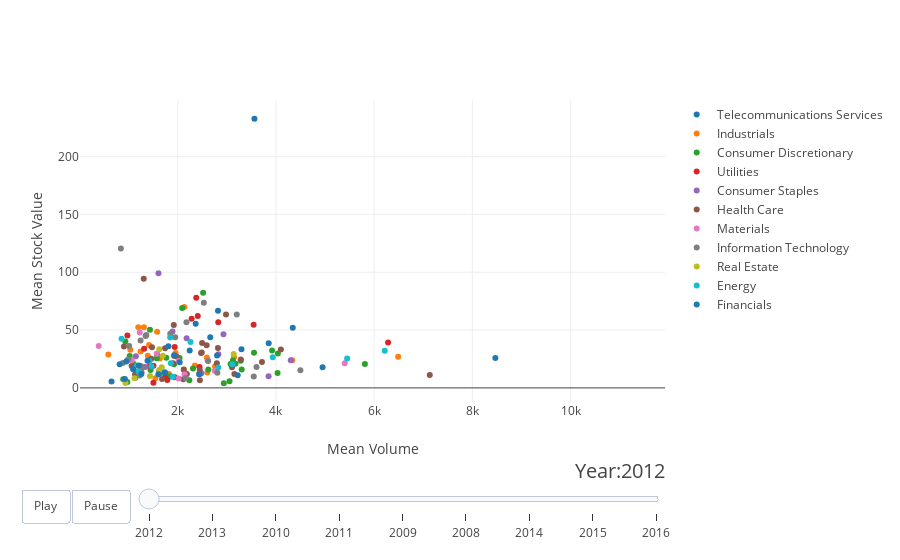

Notebook code for this chart:
### Code cell
from plotly.offline import init_notebook_mode, iplot
from IPython.display import display, HTML
init_notebook_mode(connected=True)
from plotly.grid_objs import Grid, Column
from plotly.tools import FigureFactory as FF 


#make figure 
figure = {
    'data': [],
    'layout': {},
    'frames': [],
    'config': {'scrollzoom': True}
}

#fill layout
figure['layout']['xaxis']={'title':'Sqrt(Mean Volume)','range':[min(SP['mean_volume']),max(SP['mean_volume'])] }
figure['layout']['yaxis'] = {'title': 'Mean Stock Value'}
figure['layout']['hovermode'] = 'closest'

#Slider information
figure['layout']['slider'] = {
    'args': [
        'slider.value', {
            'duration': 400,
            'ease': 'cubic-in-out'
        }
    ],
    'initialValue': '2008',
    'plotlycommand': 'animate',
    'values': years,
    'visible': True
}
figure['layout']['updatemenus'] = [
    {
        'buttons': [
            {
                'args': [None, {'frame': {'duration': 500, 'redraw': False},
                         'fromcurrent': True, 'transition': {'duration': 300, 'easing': 'quadratic-in-out'}}],
                'label': 'Play',
                'method': 'animate'
            },
            {
                'args': [[None], {'frame': {'duration': 0, 'redraw': False}, 'mode': 'immediate',
                'transition': {'duration': 0}}],
                'label': 'Pause',
                'method': 'animate'
            }
        ],
        'direction': 'left',
        'pad': {'r': 10, 't': 87},
        'showactive': False,
        'type': 'buttons',
        'x': 0.1,
        'xanchor': 'right',
        'y': 0,
        'yanchor': 'top'
    }
]

# determine where on the plot the slider will appear.
sliders_dict = {
    'active': 0,
    'yanchor': 'top',
    'xanchor': 'left',
    'currentvalue': {
        'font': {'size': 20},
        'prefix': 'Year:',
        'visible': True,
        'xanchor': 'right'
    },
    'transition': {'duration': 300, 'easing': 'cubic-in-out'},
    'pad': {'b': 10, 't': 50},
    'len': 0.9,
    'x': 0.1,
    'y': 0,
    'steps': []
}

#make data
year = '2008'
for sector in sectors:
    dataset_by_year = SP[SP["years"]==year]
    dataset_by_year_and_sector = dataset_by_year[dataset_by_year['sector']==sector]
        
    data_dict = {
            'x':list(dataset_by_year_and_sector['mean_volume']),
            'y': list(dataset_by_year_and_sector['stock_price']),
            'text': list(dataset_by_year_and_sector['company']), #this should be stock name 
            'mode':'markers',
            'marker': {
                'sizemode': 'area',
                'sizeref': 200000,
            },
            'name': sector
        }
        
    figure['data'].append(data_dict)

    
# make frames

for year in years:
    frame = {'data': [], 'name': str(year)}
    for sector in sectors:
        dataset_by_year = SP[SP['years']==year]
        dataset_by_year_and_sector = dataset_by_year[dataset_by_year['sector']==sector]
        
        data_dict = {
            'x':list(dataset_by_year_and_sector['mean_volume']),
            'y': list(dataset_by_year_and_sector['stock_price']),
            'mode': 'markers',
            'text': list(dataset_by_year_and_sector['company']),  
            'marker': {
                'sizemode': 'area',
                'sizeref': 200000,
            },
            'name': sector
        }
        frame['data'].append(data_dict)
        
    figure['frames'].append(frame)
    slider_step = {'args': [
        [year],
        {'frame': {'duration': 500, 'redraw': False},
         'mode': 'immediate',
       'transition': {'duration': 500}}
     ],
     'label': year,
     'method': 'animate'}
    sliders_dict['steps'].append(slider_step)

    
figure['layout']['sliders'] = [sliders_dict]
iplot(figure, validate=False)

### Figure 1 — Plotly figure (JSON) as saved in the notebook; plotly's stock layout.template omitted (floating-point values rounded to 4 significant figures)
{"data": [{"marker": {"sizemode": "area", "sizeref": 200000}, "mode": "markers", "name": "Telecommunications Services", "text": ["AYI", "CLX", "GOOGL", "LKQ"], "x": [3853.0, 2663.0, 3562.0, 1139.0], "y": [38.69, 43.84, 232.7, 8.861]}, {"marker": {"sizemode": "area", "sizeref": 200000}, "mode": "markers", "name": "Industrials", "text": ["AMZN", "COO", "DHR", "DIS", "ED", "EXPE", "GIS", "HSIC", "IFF", "INCY", "LNT", "NKE", "ORLY", "PXD", "ROK", "ROP", "SPGI", "STZ", "TSO", "UNH", "URI"], "x": [2136.0, 1244.0, 3147.0, 2594.0, 1392.0, 1638.0, 4332.0, 1198.0, 1036.0, 1546.0, 1824.0, 2605.0, 6489.0, 1582.0, 1418.0, 1312.0, 1956.0, 2760.0, 2351.0, 587.4, 2126.0], "y": [69.88, 31.39, 26.54, 26.31, 27.74, 25.35, 23.8, 52.48, 32.95, 8.4, 11.94, 13.27, 26.86, 48.53, 37.01, 52.45, 30.11, 18.51, 19.33, 28.9, 15.79]}, {"marker": {"sizemode": "area", "sizeref": 200000}, "mode": "markers", "name": "Consumer Discretionary", "text": ["ACN", "ALK", "BMY", "CMG", "CNC", "CTXS", "DISCK", "DVA", "GILD", "GPC", "GPN", "GWW", "HBI", "HD", "LEN", "LRCX", "MCHP", "MCO", "MO", "NFLX", "ROST", "SRE", "TMO", "TSN", "TWX", "TXN", "UAL", "UHS", "ULTA", "V", "VRTX", "WEC", "XEL", "YUM"], "x": [4039.0, 975.5, 1448.0, 2518.0, 1853.0, 3283.0, 2236.0, 1768.0, 3125.0, 3554.0, 1107.0, 2091.0, 3055.0, 1926.0, 1658.0, 3922.0, 3177.0, 1581.0, 4033.0, 2940.0, 890.7, 934.6, 1436.0, 1751.0, 1023.0, 3076.0, 3303.0, 1573.0, 1138.0, 2624.0, 2039.0, 2311.0, 1186.0, 5812.0], "y": [29.8, 5.114, 15.55, 82.22, 9.845, 23.54, 6.504, 26.04, 23.75, 30.4, 20.68, 69.16, 5.72, 20.38, 12.91, 32.31, 20.96, 29.08, 12.88, 4.095, 7.386, 40.11, 50.33, 12.41, 27.52, 20.59, 15.96, 25.56, 12.01, 15.81, 25.93, 16.78, 14.02, 20.75]}, {"marker": {"sizemode": "area", "sizeref": 200000}, "mode": "markers", "name": "Utilities", "text": ["ADBE", "AMGN", "DAL", "ECL", "EL", "ESS", "FRT", "NI", "PM", "PSA", "SBUX", "SIG", "SPG", "WHR", "XLNX"], "x": [1939.0, 976.4, 1745.0, 6284.0, 1506.0, 2378.0, 3545.0, 1505.0, 1317.0, 2409.0, 1789.0, 1433.0, 2284.0, 2826.0, 2445.0], "y": [35.33, 45.37, 9.066, 39.18, 19.19, 77.88, 54.52, 4.38, 33.8, 62.23, 6.86, 18.96, 59.74, 56.74, 18.16]}, {"marker": {"sizemode": "area", "sizeref": 200000}, "mode": "markers", "name": "Consumer Staples", "text": ["CB", "CCI", "CTAS", "CTSH", "DFS", "DISCA", "KMB", "MCK", "PCLN", "PPG", "RHT", "WBA", "WYN"], "x": [2932.0, 2828.0, 4302.0, 1263.0, 2482.0, 3851.0, 2182.0, 1895.0, 1609.0, 975.1, 1338.0, 1148.0, 1620.0], "y": [46.39, 29.02, 23.84, 13.49, 12.65, 10.11, 42.91, 48.68, 99.09, 23.66, 18.08, 27.29, 14.13]}, {"marker": {"sizemode": "area", "sizeref": 200000}, "mode": "markers", "name": "Health Care", "text": ["AAL", "AAP", "ADI", "ADS", "AET", "AGN", "AMT", "AN", "BF-B", "CAG", "CAH", "CELG", "CINF", "DLTR", "DPS", "FFIV", "HAR", "HON", "HRL", "IDXX", "ILMN", "IPG", "LB", "MDLZ", "MHK", "MTD", "REGN", "SWK", "TMK", "UNP", "WFM"], "x": [2114.0, 2820.0, 2797.0, 1921.0, 2589.0, 1975.0, 1743.0, 3156.0, 2449.0, 2186.0, 2476.0, 2490.0, 1905.0, 1134.0, 3106.0, 1460.0, 4101.0, 2497.0, 1681.0, 3286.0, 906.2, 2452.0, 1941.0, 2124.0, 2984.0, 1309.0, 1062.0, 1476.0, 3716.0, 1933.0, 7132.0], "y": [7.536, 34.53, 21.25, 54.43, 36.81, 27.22, 34.36, 12.1, 15.37, 12.11, 30.12, 30.52, 21.34, 11.27, 17.86, 25.24, 33.1, 38.77, 7.667, 24.46, 35.79, 6.594, 9.3, 15.93, 63.36, 94.3, 18.98, 35.04, 22.39, 27.67, 11.08]}, {"marker": {"sizemode": "area", "sizeref": 200000}, "mode": "markers", "name": "Materials", "text": ["CMCSA", "EFX", "EMN", "EQR", "IR", "MAS", "MSFT", "NVDA", "SHW", "SJM"], "x": [2020.0, 1574.0, 2020.0, 1066.0, 2610.0, 2139.0, 5401.0, 2754.0, 1228.0, 392.0], "y": [8.114, 29.53, 23.25, 23.96, 23.59, 11.86, 21.26, 14.82, 47.85, 36.2]}, {"marker": {"sizemode": "area", "sizeref": 200000}, "mode": "markers", "name": "Information Technology", "text": ["AAPL", "AJG", "ANTM", "ATVI", "AVB", "AZO", "DHI", "ES", "FL", "HAS", "HUM", "ITW", "LEG", "LMT", "MCD", "MMC", "MMM", "NWL", "RCL", "RTN", "SEE", "SNA", "TSCO"], "x": [1244.0, 1280.0, 1848.0, 2808.0, 3203.0, 843.5, 1225.0, 1258.0, 3549.0, 991.2, 1346.0, 1012.0, 2433.0, 2532.0, 1949.0, 882.8, 2178.0, 4497.0, 2620.0, 1360.0, 3604.0, 1244.0, 2164.0], "y": [18.39, 17.42, 46.83, 13.11, 63.39, 120.5, 10.66, 18.68, 9.796, 24.54, 44.87, 36.32, 12.08, 73.67, 43.82, 21.49, 56.74, 15.19, 23.27, 45.65, 18.12, 40.88, 8.643]}, {"marker": {"sizemode": "area", "sizeref": 200000}, "mode": "markers", "name": "Real Estate", "text": ["DTE", "EXR", "F", "FIS", "HSY", "JCI", "PRGO", "RAI"], "x": [1699.0, 1436.0, 936.0, 1675.0, 3141.0, 1623.0, 1626.0, 1122.0], "y": [27.71, 10.28, 4.164, 17.75, 29.38, 15.41, 33.4, 8.309]}, {"marker": {"sizemode": "area", "sizeref": 200000}, "mode": "markers", "name": "Energy", "text": ["AON", "APH", "CMI", "CMS", "CXO", "DRI", "FISV", "MA", "MAA", "NEE", "OKE", "SCG", "TDG", "TSS", "VFC"], "x": [2261.0, 1467.0, 856.0, 1899.0, 3936.0, 1860.0, 1426.0, 3114.0, 6215.0, 1847.0, 1251.0, 5449.0, 1172.0, 2826.0, 1205.0], "y": [39.64, 18.6, 42.58, 9.694, 26.44, 21.36, 23.21, 20.5, 32.09, 43.6, 12.53, 25.47, 19.19, 17.71, 14.04]}, {"marker": {"sizemode": "area", "sizeref": 200000}, "mode": "markers", "name": "Financials", "text": ["ADP", "AME", "AMP", "AWK", "BIIB", "BLL", "CERN", "COST", "CVS", "EQIX", "INTU", "JBHT", "KLAC", "LOW", "LUV", "MAR", "MU", "MYL", "PNW", "STX", "SWKS", "TJX", "TRV"], "x": [2802.0, 4950.0, 3299.0, 1093.0, 2366.0, 818.6, 3221.0, 4343.0, 2244.0, 2821.0, 8468.0, 1927.0, 2040.0, 1209.0, 1260.0, 1386.0, 652.9, 1608.0, 952.9, 2444.0, 925.4, 1739.0, 1811.0], "y": [28.02, 17.91, 33.39, 16.05, 55.43, 20.39, 10.94, 52.09, 32.35, 66.6, 25.88, 28.15, 22.24, 19.3, 12.08, 23.41, 5.586, 11.71, 22.73, 11.73, 7.712, 13.44, 36.04]}], "layout": {"hovermode": "closest", "slider": {"args": ["slider.value", {"duration": 400, "ease": "cubic-in-out"}], "initialValue": "2008", "plotlycommand": "animate", "values": ["2012", "2013", "2010", "2011", "2009", "2008", "2014", "2015", "2016"], "visible": true}, "sliders": [{"active": 0, "currentvalue": {"font": {"size": 20}, "prefix": "Year:", "visible": true, "xanchor": "right"}, "len": 0.9, "pad": {"b": 10, "t": 50}, "steps": [{"args": [["2012"], {"frame": {"duration": 500, "redraw": false}, "mode": "immediate", "transition": {"duration": 500}}], "label": "2012", "method": "animate"}, {"args": [["2013"], {"frame": {"duration": 500, "redraw": false}, "mode": "immediate", "transition": {"duration": 500}}], "label": "2013", "method": "animate"}, {"args": [["2010"], {"frame": {"duration": 500, "redraw": false}, "mode": "immediate", "transition": {"duration": 500}}], "label": "2010", "method": "animate"}, {"args": [["2011"], {"frame": {"duration": 500, "redraw": false}, "mode": "immediate", "transition": {"duration": 500}}], "label": "2011", "method": "animate"}, {"args": [["2009"], {"frame": {"duration": 500, "redraw": false}, "mode": "immediate", "transition": {"duration": 500}}], "label": "2009", "method": "animate"}, {"args": [["2008"], {"frame": {"duration": 500, "redraw": false}, "mode": "immediate", "transition": {"duration": 500}}], "label": "2008", "method": "animate"}, {"args": [["2014"], {"frame": {"duration": 500, "redraw": false}, "mode": "immediate", "transition": {"duration": 500}}], "label": "2014", "method": "animate"}, {"args": [["2015"], {"frame": {"duration": 500, "redraw": false}, "mode": "immediate", "transition": {"duration": 500}}], "label": "2015", "method": "animate"}, {"args": [["2016"], {"frame": {"duration": 500, "redraw": false}, "mode": "immediate", "transition": {"duration": 500}}], "label": "2016", "method": "animate"}], "transition": {"duration": 300, "easing": "cubic-in-out"}, "x": 0.1, "xanchor": "left", "y": 0, "yanchor": "top"}], "updatemenus": [{"buttons": [{"args": [null, {"frame": {"duration": 500, "redraw": false}, "fromcurrent": true, "transition": {"duration": 300, "easing": "quadratic-in-out"}}], "label": "Play", "method": "animate"}, {"args": [[null], {"frame": {"duration": 0, "redraw": false}, "mode": "immediate", "transition": {"duration": 0}}], "label": "Pause", "method": "animate"}], "direction": "left", "pad": {"r": 10, "t": 87}, "showactive": false, "type": "buttons", "x": 0.1, "xanchor": "right", "y": 0, "yanchor": "top"}], "xaxis": {"range": [11.2, 11920.0], "title": "Mean Volume"}, "yaxis": {"title": "Mean Stock Value"}}}
